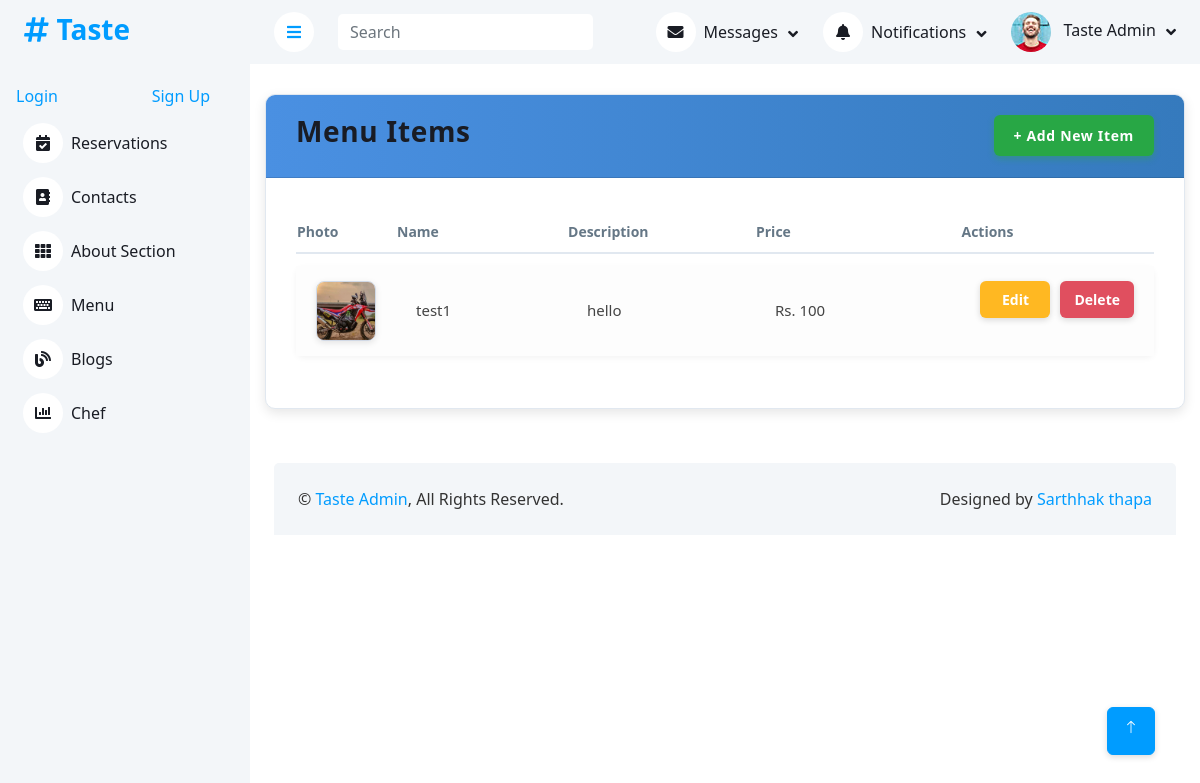
Page /dashboard/dashboard/menu/ on the committed database.
### frontend/models.py (models this page shows, shortened)
class MenuItem(models.Model):
    name = models.CharField(max_length=100)
    description = models.TextField()
    image = models.ImageField(upload_to='menu/',default='menu/default.jpg')
    price = models.CharField(max_length=20)

### backend/views.py (the view)
# urls.py: path('dashboard/menu/', views.menu_list, name='menu_list'),
def menu_list(request):
    items = MenuItem.objects.all()
    return render(request, 'backend/menu.html', {'menu_items': items})

### template/backend/menu.html (shortened to what this page needs)
{% extends 'backend/base.html' %}
{% load static %}
{% block content %}
<div class="dashboard-container">
    <div class="card">
        <div class="card-header">
            <h3>Menu Items</h3>
            <a href="{% url 'backend:add_menu_item' %}">+ Add New Item</a>
        </div>
        <div class="card-body">
            {% if menu_items %}
            <table>
                <thead>
                    <tr>
                        <th class="photo-cell">Photo</th>
                        <th>Name</th>
                        <th>Description</th>
                        <th>Price</th>
                        <th style="width: 160px;">Actions</th>
                    </tr>
                </thead>
                <tbody>
                    {% for item in menu_items %}
                    <tr>
                        <td class="photo-cell">
                            {% if item.image %}
                                <img src="{{ item.image.url }}" alt="{{ item.name }}">
                            {% else %}
                                <img src="{% static 'backend/menu/default.jpg' %}" alt="Default Image">
                            {% endif %}
                        </td>
                        <td>{{ item.name }}</td>
                        <td>{{ item.description|truncatechars:80 }}</td>
                        <td>Rs. {{ item.price }}</td>
                        <td class="actions-cell">
                            <a href="{% url 'backend:edit_menu_item' item.id %}" class="btn btn-warning">Edit</a>
                            <a href="{% url 'backend:delete_menu_item' item.id %}" class="btn btn-danger" onclick="return confirm('Are you sure you want to delete this item?')">Delete</a>
                        </td>
                    </tr>
                    {% endfor %}
                </tbody>
            </table>
            {% else %}
            <div class="empty-message">No menu items found. Click "Add New Item" to create one.</div>
            {% endif %}
        </div>
    </div>
</div>
{% endblock %}

### static/backend/css/style.css (style rules this page uses)
:root { --primary: #009CFF; --light: #F3F6F9; --dark: #191C24; }
.btn { transition: .5s; }

### template/backend/menu.html (style rules this page uses)
body { font-family: 'Segoe UI', Tahoma, Geneva, Verdana, sans-serif; background-color: #f9fafb; color: #333; }
.dashboard-container { margin-top: 30px; max-width: 1000px; margin-left: auto; margin-right: auto; padding: 0 15px; }
.card { background-color: #ffffff; box-shadow: 0 4px 12px rgb(0 0 0 / 0.1); border-radius: 10px; overflow: hidden; margin-bottom: 30px; border: 1px solid #e1e8f0; }
.card-header { background: linear-gradient(90deg, #4a90e2, #357ABD); color: white; padding: 20px 30px; display: flex; justify-content: space-between; align-items: center; font-weight: 600; font-size: 22px; letter-spacing: 0.03em; }
.card-header a { background-color: #28a745; padding: 10px 20px; color: white; font-weight: 600; font-size: 14px; text-decoration: none; border-radius: 6px; box-shadow: 0 3px 6px rgba(40, 167, 69, 0.4); transition: background-color 0.3s ease; }
.card-body { padding: 30px 30px 40px; }
table { width: 100%; border-collapse: separate; border-spacing: 0 12px; }
thead tr { background-color: transparent; }
table thead th { color: #657786; text-align: left; font-weight: 600; padding-bottom: 10px; border-bottom: 2px solid #e1e8f0; font-size: 14px; }
table tbody tr { background-color: #fdfdfd; box-shadow: 0 2px 6px rgb(0 0 0 / 0.05); border-radius: 8px; transition: background-color 0.25s ease; }
table tbody td { padding: 15px 20px; vertical-align: middle; font-size: 15px; color: #444; }
.photo-cell { width: 80px; }
.photo-cell img { width: 60px; height: 60px; border-radius: 8px; object-fit: cover; box-shadow: 0 2px 6px rgba(0,0,0,0.1); border: 1px solid #d1d9e6; }
.actions-cell { display: flex; gap: 10px; justify-content: flex-start; align-items: center; }
.btn { padding: 8px 14px; font-size: 14px; border-radius: 6px; color: white; text-decoration: none; font-weight: 600; box-shadow: 0 2px 6px rgb(0 0 0 / 0.15); transition: background-color 0.3s ease; display: inline-block; white-space: nowrap; }
.btn-warning { background-color: #ffb822; border: none; min-width: 70px; text-align: center; }
.btn-danger { background-color: #e04f5f; border: none; min-width: 70px; text-align: center; }

### rows in the picture
MenuItem: image (picture), name "test1", description "hello", price "100"
